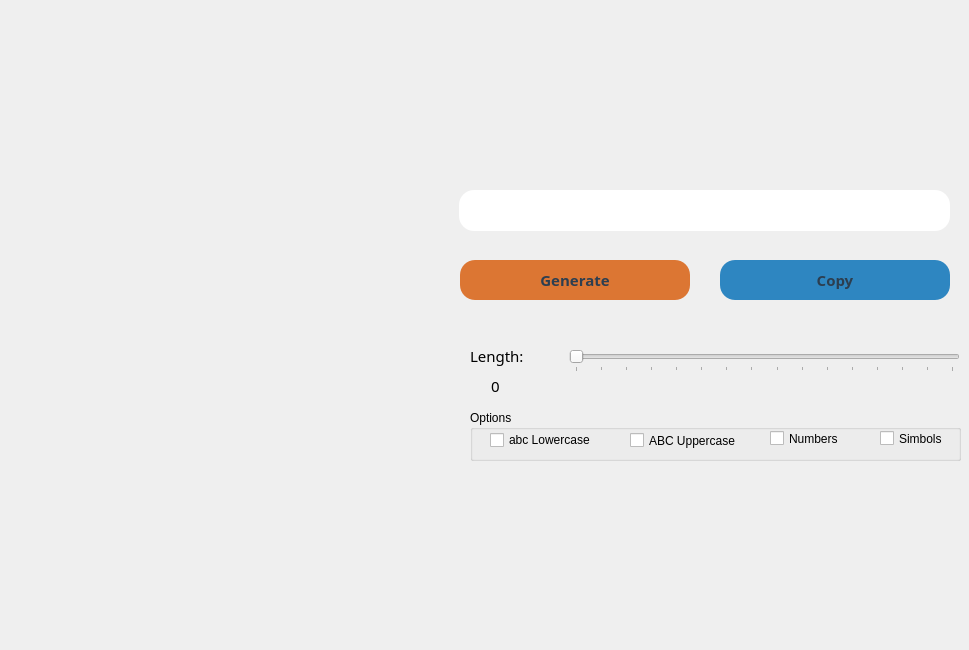
<?xml version="1.0" encoding="UTF-8"?>
<ui version="4.0">
 <class>MainApplication</class>
 <widget class="QWidget" name="MainApplication">
  <property name="geometry">
   <rect>
    <x>0</x>
    <y>0</y>
    <width>969</width>
    <height>650</height>
   </rect>
  </property>
  <property name="maximumSize">
   <size>
    <width>969</width>
    <height>650</height>
   </size>
  </property>
  <property name="windowTitle">
   <string>PassWord Generator</string>
  </property>
  <property name="windowIcon">
   <iconset>
    <normaloff>../Images/Password.ico</normaloff>../Images/Password.ico</iconset>
  </property>
  <widget class="QLabel" name="label">
   <property name="geometry">
    <rect>
     <x>9</x>
     <y>9</y>
     <width>951</width>
     <height>632</height>
    </rect>
   </property>
   <property name="text">
    <string/>
   </property>
   <property name="pixmap">
    <pixmap>../Images/undraw_forgot_password_re_hxwm.svg</pixmap>
   </property>
   <property name="scaledContents">
    <bool>true</bool>
   </property>
  </widget>
  <widget class="QPushButton" name="BtnGeneratePassword">
   <property name="geometry">
    <rect>
     <x>460</x>
     <y>260</y>
     <width>230</width>
     <height>40</height>
    </rect>
   </property>
   <property name="font">
    <font>
     <family>Century Gothic</family>
     <pointsize>11</pointsize>
     <weight>75</weight>
     <bold>true</bold>
    </font>
   </property>
   <property name="styleSheet">
    <string notr="true">QPushButton {  
border: 1px solid transparent;
border: none;
border-radius: 15px;
color: rgb(44, 62, 80);
background-color: rgb(220, 118, 51);
}

QPushButton:hover {
color: white; 
background-color: rgb(229, 152, 102);
}

QPushButton:pressed {
color: white;
background-color: rgb(237, 187, 153);
}

</string>
   </property>
   <property name="text">
    <string>Generate</string>
   </property>
  </widget>
  <widget class="QPushButton" name="BtnCopyPassword">
   <property name="geometry">
    <rect>
     <x>720</x>
     <y>260</y>
     <width>230</width>
     <height>40</height>
    </rect>
   </property>
   <property name="font">
    <font>
     <family>Century Gothic</family>
     <pointsize>11</pointsize>
     <weight>75</weight>
     <bold>true</bold>
    </font>
   </property>
   <property name="styleSheet">
    <string notr="true">QPushButton {  
border: 1px solid transparent;
border: none;
border-radius: 15px;
color: rgb(44, 62, 80);
background-color: rgb(46, 134, 193);
}

QPushButton:hover {
color:white;
background-color: rgb(52, 152, 219);
}

QPushButton:pressed{
color:white;
background-color: rgb(93, 173, 226);
}
</string>
   </property>
   <property name="text">
    <string>Copy</string>
   </property>
  </widget>
  <widget class="QLineEdit" name="textPassword">
   <property name="geometry">
    <rect>
     <x>459</x>
     <y>190</y>
     <width>491</width>
     <height>41</height>
    </rect>
   </property>
   <property name="styleSheet">
    <string notr="true">QLineEdit {  
border: 1px solid transparent;
border: none;
border-radius: 15px;
}

</string>
   </property>
   <property name="alignment">
    <set>Qt::AlignCenter</set>
   </property>
  </widget>
  <widget class="QSlider" name="SlidePassword">
   <property name="geometry">
    <rect>
     <x>569</x>
     <y>350</y>
     <width>391</width>
     <height>22</height>
    </rect>
   </property>
   <property name="maximum">
    <number>30</number>
   </property>
   <property name="singleStep">
    <number>2</number>
   </property>
   <property name="orientation">
    <enum>Qt::Horizontal</enum>
   </property>
   <property name="tickPosition">
    <enum>QSlider::TicksBelow</enum>
   </property>
   <property name="tickInterval">
    <number>2</number>
   </property>
  </widget>
  <widget class="QLabel" name="LblTwo">
   <property name="geometry">
    <rect>
     <x>470</x>
     <y>340</y>
     <width>91</width>
     <height>31</height>
    </rect>
   </property>
   <property name="font">
    <font>
     <family>Century Gothic</family>
     <pointsize>11</pointsize>
    </font>
   </property>
   <property name="text">
    <string>Length:</string>
   </property>
  </widget>
  <widget class="QLabel" name="LblLenght">
   <property name="geometry">
    <rect>
     <x>470</x>
     <y>370</y>
     <width>51</width>
     <height>31</height>
    </rect>
   </property>
   <property name="font">
    <font>
     <family>Century Gothic</family>
     <pointsize>11</pointsize>
    </font>
   </property>
   <property name="text">
    <string>0</string>
   </property>
   <property name="alignment">
    <set>Qt::AlignCenter</set>
   </property>
  </widget>
  <widget class="QGroupBox" name="groupBox">
   <property name="geometry">
    <rect>
     <x>470</x>
     <y>410</y>
     <width>491</width>
     <height>51</height>
    </rect>
   </property>
   <property name="styleSheet">
    <string notr="true"/>
   </property>
   <property name="title">
    <string>Options</string>
   </property>
   <widget class="QCheckBox" name="CheckSimbols">
    <property name="geometry">
     <rect>
      <x>410</x>
      <y>20</y>
      <width>70</width>
      <height>17</height>
     </rect>
    </property>
    <property name="text">
     <string>Simbols</string>
    </property>
   </widget>
   <widget class="QCheckBox" name="CheckNumers">
    <property name="geometry">
     <rect>
      <x>300</x>
      <y>20</y>
      <width>81</width>
      <height>17</height>
     </rect>
    </property>
    <property name="text">
     <string>Numbers</string>
    </property>
   </widget>
   <widget class="QCheckBox" name="CheckUppercase">
    <property name="geometry">
     <rect>
      <x>160</x>
      <y>20</y>
      <width>111</width>
      <height>21</height>
     </rect>
    </property>
    <property name="text">
     <string>ABC Uppercase</string>
    </property>
   </widget>
   <widget class="QCheckBox" name="CheckLowercase">
    <property name="geometry">
     <rect>
      <x>20</x>
      <y>20</y>
      <width>121</width>
      <height>20</height>
     </rect>
    </property>
    <property name="text">
     <string>abc Lowercase</string>
    </property>
   </widget>
  </widget>
  <zorder>label</zorder>
  <zorder>textPassword</zorder>
  <zorder>BtnGeneratePassword</zorder>
  <zorder>BtnCopyPassword</zorder>
  <zorder>SlidePassword</zorder>
  <zorder>LblTwo</zorder>
  <zorder>LblLenght</zorder>
  <zorder>groupBox</zorder>
 </widget>
 <tabstops>
  <tabstop>textPassword</tabstop>
  <tabstop>BtnGeneratePassword</tabstop>
  <tabstop>BtnCopyPassword</tabstop>
  <tabstop>SlidePassword</tabstop>
  <tabstop>CheckUppercase</tabstop>
  <tabstop>CheckLowercase</tabstop>
  <tabstop>CheckNumers</tabstop>
  <tabstop>CheckSimbols</tabstop>
 </tabstops>
 <resources/>
 <connections/>
</ui>
